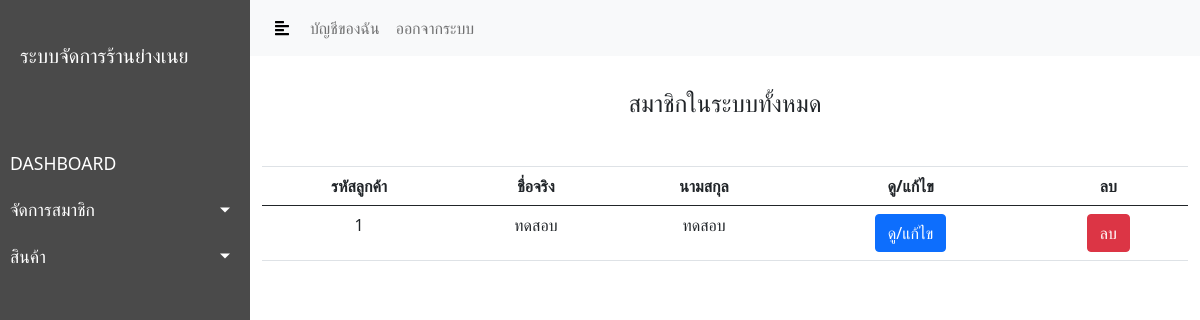
Page /view_user.php (signed in) on the committed database.
### tables this page shows
CREATE TABLE `member` (
  `member_id` int(11) NOT NULL,
  `fname` varchar(99) NOT NULL,
  `lname` varchar(99) NOT NULL,
  `email` varchar(99) NOT NULL,
  `tel` varchar(99) NOT NULL,
  `username` varchar(99) NOT NULL,
  `password` varchar(99) NOT NULL,
  `status` int(11) NOT NULL
);

### view_user.php (the view, shortened to what this page needs)
<?php
include'assets/php/connect.php';
?>
<html>
<head>
    <link rel="stylesheet" href="assets/css/console.css">
    <link rel="stylesheet" href="https://cdnjs.cloudflare.com/ajax/libs/malihu-custom-scrollbar-plugin/3.1.5/jquery.mCustomScrollbar.min.css">
    <link rel="stylesheet" href="https://stackpath.bootstrapcdn.com/bootstrap/5.0.0-alpha2/css/bootstrap.min.css">
</head>
<body>
<div class="wrapper">
    <?php include 'assets/object/sidebar.php'?>
    <div id="content">
        <?php include 'assets/object/navbar.php'?>
        <div class="container my-4">
            <div class="row">
                <div class="mb-3 col-lg-12">
                    <div class="header">
                        สมาชิกในระบบทั้งหมด
                    </div>
                </div>
            </div>
        </div>
        <div class="container my-4">
            <div class="row">
                <div class="mb-3 col-lg-12">
                    <table class="table table-hover">
                        <thead class="table-bordered">
                            <tr  align="center">
                                <th>รหัสลูกค้า</th>
                                <th>ชื่อจริง</th>
                                <th>นามสกุล</th>
                                <th>ดู/แก้ไข</th>
                                <th>ลบ</th>
                            </tr>
                        </thead>
                        <tbody>
                        <?php
                        $sql = "select member_id,fname,lname from member ";
                        $load = $con->query($sql);
                        while ($data = $load->fetch_assoc()):
                        ?>
                            <tr align="center">
                                <td><?php echo $data['member_id'] ?></td>
                                <td><?php echo $data['fname'] ?></td>
                                <td><?php echo $data['lname'] ?></td>
                                <td><a href="edit_user.php?m_id=<?php echo $data['member_id'] ?>" class="btn btn-primary">ดู/แก้ไข</a></td>
                                <td><button onclick="return con(<?php echo $data['member_id'] ?>);" class="btn btn-danger">ลบ</button></td>
                            </tr>
                        <?php
                        endwhile;
                        ?>
                        </tbody>
                    </table>
                </div>
            </div>
        </div>
    </div>
</div>
</body>
</html>

### assets/css/console.css (style rules this page uses)
.wrapper { display: flex; width: 100%; align-items: stretch; }
body { font-family: 'Poppins', sans-serif; background: #fafafa; }
a, a:hover, a:focus { color: inherit; text-decoration: none; transition: all 0.3s; }
#content { width: 100%; min-height: 100vh; transition: all 0.3s; }
.header { font-size: 24px; text-align: center; display: block; padding: 5px; }

### rows in the picture
member: member_id "1", fname "ทดสอบ", lname "ทดสอบ"
